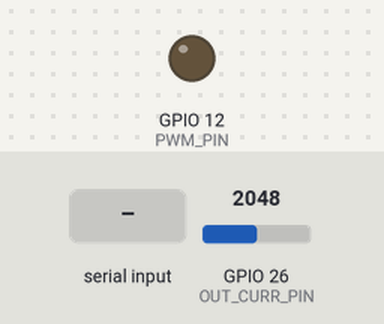
A sketch run on a simulated ESP32. On the bench: output pins drawn as LEDs (lit = HIGH). Inputs (shaded band) come from the test bench; at power-on: GPIO 26 (OUT_CURR_PIN) = 2048. WiFi joins after 1.5 s; servers stay silent unless stated; the local clock reads 2024-03-15 10:24:30 at power-on unless the sketch sets it; what the sketch prints to the serial monitor is not drawn.

Above: at 3.1 s.
3.2 s: "1" received over Serial
At 5.0 s:
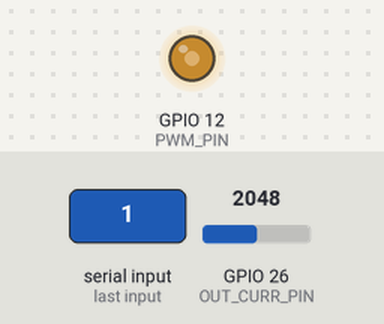
6.2 s: "D,45\n" received over Serial
At 8.68 s:
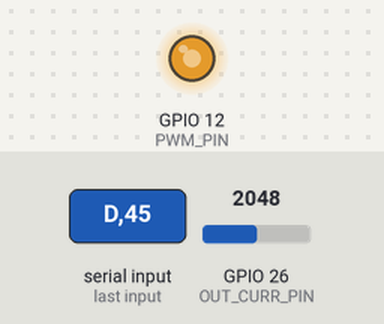
9.2 s: "0" received over Serial
Timing chart, 0 to 12.2 s (numbered marks = the images above; inputs shaded):
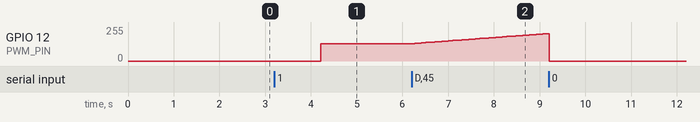

The sketch:

PnOmppt.ino
```cpp
#include <Arduino.h>
#include <WiFi.h>
#include <HTTPClient.h>
#include <time.h>

// --- Configuration Hardware ---
const int PWM_PIN = 12;
const int OUT_CURR_PIN = 26;

// --- Wi-Fi & Firebase Configuration (ที่เพิ่มเข้ามา) ---
const char* WIFI_SSID = "YOUR_WIFI_SSID";          // ใส่ชื่อ Wi-Fi ของคุณ
const char* WIFI_PASSWORD = "YOUR_WIFI_PASSWORD";  // ใส่รหัสผ่าน Wi-Fi ของคุณ
const char* FIREBASE_HOST = "https://projectga-d3f20-default-rtdb.asia-southeast1.firebasedatabase.app";

// --- NTP Time Server (ที่เพิ่มเข้ามา) ---
const char* ntpServer = "pool.ntp.org";
const long  gmtOffset_sec = 7 * 3600; // GMT+7 สำหรับประเทศไทย
const int   daylightOffset_sec = 0;   // ไม่มี Daylight Saving ในไทย

// --- P&O Parameters ---
int currentDuty = 512;      // เริ่มต้นที่ 50%
const int deltaDuty = 5;    // ขนาดการขยับแต่ละก้าว (Step Size)
float lastPower = 0;        // พลังงานในก้าวก่อนหน้า

float offsetOut;
const float sensitivity = 0.0622;
const float vBat = 18;

// --- Step Counting & Adjustable Delay ---
unsigned long mpptStepCount = 0;     // นับว่า P&O ทำงานไปกี่ก้าวแล้ว
unsigned int loopCounter = 0;        // ตัวนับรอบใน loop()
unsigned int stepDelayMs = 1000;     // ค่าเริ่มต้น: 1000 ms (1 วินาที) ต่อ 1 ก้าว
unsigned int loopsPerStep = stepDelayMs / 10; // คำนวณจำนวนรอบ (เพราะ loop ดีเลย์รอบละ 10ms)

// --- System State ---
bool isRunning = false; // เริ่มต้นให้หยุดรอก่อน

// --- Global variables for 1-hour averaging ---
float accumulatedPower = 0.0;
float accumulatedCurrent = 0.0;
unsigned int sampleCount = 0;
int targetHour = -1;
String targetDate = "";

// --- ฟังก์ชันที่เพิ่มเข้ามาสำหรับจัดการ Wi-Fi, NTP และ Firebase ---
void connectWiFiAndNTP() {
  WiFi.begin(WIFI_SSID, WIFI_PASSWORD);
  Serial.print("Connecting to Wi-Fi");
  int wifiTimeout = 0;
  while (WiFi.status() != WL_CONNECTED && wifiTimeout < 20) { // รอสูงสุด 10 วินาที
    delay(500);
    Serial.print(".");
    wifiTimeout++;
  }

  if (WiFi.status() == WL_CONNECTED) {
    Serial.println("\n[Wi-Fi] Connected successfully!");
    Serial.print("[Wi-Fi] IP Address: ");
    Serial.println(WiFi.localIP());

    // ตั้งค่าเวลา NTP
    configTime(gmtOffset_sec, daylightOffset_sec, ntpServer);
    Serial.println("[NTP] Time synchronized.");
  } else {
    Serial.println("\n[Wi-Fi] Connection failed. Operating in offline mode.");
  }
}

void sendDataToFirebase(float power, float current, String dateStr, int hour) {
  if (WiFi.status() == WL_CONNECTED) {
    HTTPClient http;
    // สร้าง URL: /history/<date>/<hour>.json
    String url = String(FIREBASE_HOST) + "/history/" + dateStr + "/" + String(hour) + ".json";

    http.begin(url);
    http.addHeader("Content-Type", "application/json");

    // สร้าง JSON Body สำหรับส่ง
    String jsonPayload = "{\"watt\":" + String(power, 2) + ",\"amp\":" + String(current, 2) + "}";

    // ส่งข้อมูลแบบ PATCH (จะปรับปรุงข้อมูล watt และ amp ที่ชั่วโมงนั้นๆ เสมอ)
    int httpResponseCode = http.PATCH(jsonPayload);

    if (httpResponseCode > 0) {
      Serial.printf("[Firebase] Send Success (HTTP %d): %s\n", httpResponseCode, jsonPayload.c_str());
    } else {
      Serial.printf("[Firebase] Send Failed: %s\n", http.errorToString(httpResponseCode).c_str());
    }
    http.end();
  }
}

void setup() {
  Serial.begin(115200);
  ledcAttach(PWM_PIN, 20000, 10);
  ledcWrite(PWM_PIN, 0); // ปิด MOSFET

  // Calibration
  Serial.println("Calibrating...");
  float sOut = 0;
  for(int i=0; i<200; i++) { sOut += analogRead(OUT_CURR_PIN); delay(2); }
  offsetOut = (sOut/200.0)*(3.3/4095.0);

  Serial.println("=========================================");
  Serial.println("       P&O MPPT Algorithm Ready          ");
  Serial.println("=========================================");
  Serial.println(" คำสั่งการควบคุม:");
  Serial.println(" '1'    : เริ่มรัน P&O");
  Serial.println(" '0'    : หยุดฉุกเฉิน (Duty = 0)");
  Serial.println(" 'Dxxx' : ปรับหน่วงเวลาต่อ Step เช่น 'D500' = 500ms");
  Serial.println("-----------------------------------------");
  Serial.println("Step,Duty,Power(W),Status");

  // เชื่อมต่อ Wi-Fi และดึงเวลา (เพิ่มเข้ามา)
  connectWiFiAndNTP();
}

float getPower() {
  float iRaw = 0;
  for(int i=0; i<40; i++) { iRaw += analogRead(OUT_CURR_PIN); delayMicroseconds(100); }
  float voltage = (iRaw/40.0)*(3.3/4095.0);
  float current = (voltage - offsetOut) / sensitivity;
  return vBat * abs(current);
}

void loop() {
  // 1. ตรวจสอบคำสั่งควบคุมจาก Serial Monitor
  if (Serial.available() > 0) {
    char cmd = Serial.read();

    if (cmd == '0') {
      isRunning = false;
      ledcWrite(PWM_PIN, 0);
      Serial.println("\n[EMERGENCY STOP] - PWM is OFF (0%)");
    }
    else if (cmd == '1') {
      isRunning = true;
      currentDuty = 512;
      lastPower = 0;
      mpptStepCount = 0;
      loopCounter = 0;
      Serial.println("\n[SYSTEM STARTED] - Tracking MPP...");
    }
    // ตรวจสอบคำสั่ง 'D' หรือ 'd' สำหรับตั้งค่าเวลา
    else if (cmd == 'D' || cmd == 'd') {
      int newDelay = Serial.parseInt(); // อ่านตัวเลขที่ตามหลัง D

      // ป้องกันไม่ให้ใส่ค่าน้อยเกินไป (ขั้นต่ำ 10ms)
      if (newDelay >= 10) {
        stepDelayMs = newDelay;
        loopsPerStep = stepDelayMs / 10; // คำนวณ loops ใหม่

        Serial.print("\n[SETTING] เปลี่ยนความเร็วเป็น ");
        Serial.print(stepDelayMs);
        Serial.println(" ms ต่อ Step");
      }
    }
  }

  // 2. รันอัลกอริทึม P&O
  if (isRunning) {
    loopCounter++;

    if (loopCounter >= loopsPerStep) {
      loopCounter = 0;
      mpptStepCount++;

      float currentPower = getPower();
      static int direction = 1;

      if (currentPower < lastPower) {
        direction = -direction;
      }

      currentDuty += (direction * deltaDuty);
      currentDuty = constrain(currentDuty, 0, 1023);

      ledcWrite(PWM_PIN, currentDuty);
      lastPower = currentPower;

      Serial.print(mpptStepCount); Serial.print(",");
      Serial.print(currentDuty); Serial.print(",");
      Serial.print(currentPower, 2); Serial.print(",");
      Serial.println(direction > 0 ? "Increasing" : "Decreasing");

      // --- ส่วนเก็บตัวอย่างทุก 15 วินาทีและหาค่าเฉลี่ยสะสมรายชั่วโมง (Running Average) ---
      static unsigned long lastSampleTime = 0;
      if (millis() - lastSampleTime >= 15000) {
        lastSampleTime = millis();

        float currentAmp = currentPower / vBat;

        struct tm timeinfo;
        if (getLocalTime(&timeinfo)) {
          char dateStr[12];
          strftime(dateStr, sizeof(dateStr), "%Y-%m-%d", &timeinfo);
          int currentHour = timeinfo.tm_hour;

          // กำหนดชั่วโมงและวันที่เริ่มต้นตอนเริ่มระบบ
          if (targetHour == -1) {
            targetHour = currentHour;
            targetDate = String(dateStr);
          }

          // ตรวจสอบเมื่อสลับชั่วโมงใหม่ (เช่น จาก 12 ไป 13)
          if (currentHour != targetHour) {
            // เริ่มต้นรอบชั่วโมงใหม่ด้วยตัวอย่างแรกของชั่วโมงใหม่
            accumulatedPower = currentPower;
            accumulatedCurrent = currentAmp;
            sampleCount = 1;
            targetHour = currentHour;
            targetDate = String(dateStr);
          } else {
            // อยู่ในชั่วโมงเดิม สะสมค่าไปเรื่อยๆ
            accumulatedPower += currentPower;
            accumulatedCurrent += currentAmp;
            sampleCount++;
          }

          // คำนวณค่าเฉลี่ยสะสมจนถึงวินาทีปัจจุบัน
          float avgPower = accumulatedPower / sampleCount;
          float avgCurrent = accumulatedCurrent / sampleCount;

          // ส่งค่าเฉลี่ยสะสมอัปเดตเรียลไทม์ขึ้น Firebase (อัปเดตทุก 15 วินาที)
          sendDataToFirebase(avgPower, avgCurrent, targetDate, targetHour);
        }
      }
    }
  }

  // หน่วงเวลาพื้นฐานของ Loop (10ms)
  delay(10);
}
```

Measured:
- after the input at 3.2 s, GPIO 12 (PWM_PIN): 0/255 → 129/255 after 1.0 s, → 130/255 1.0 s later
